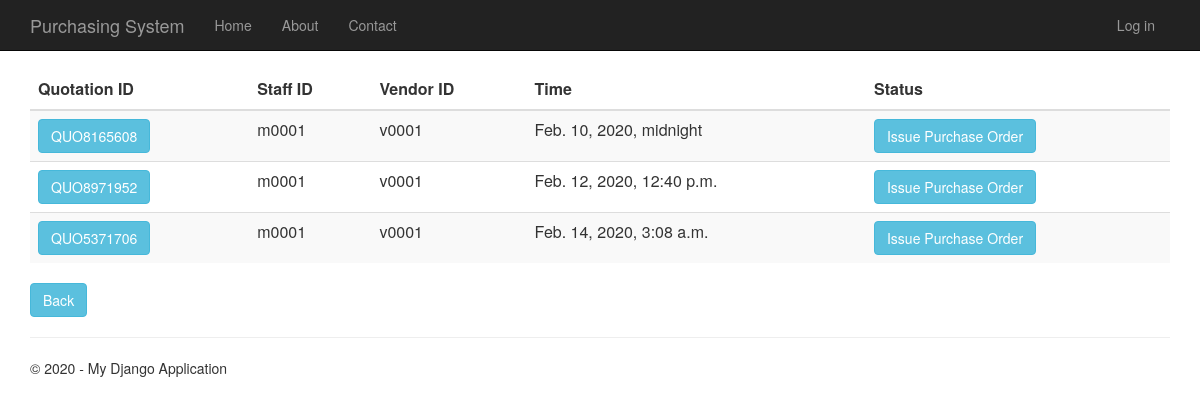
The app's page /quotationhistory, older data.
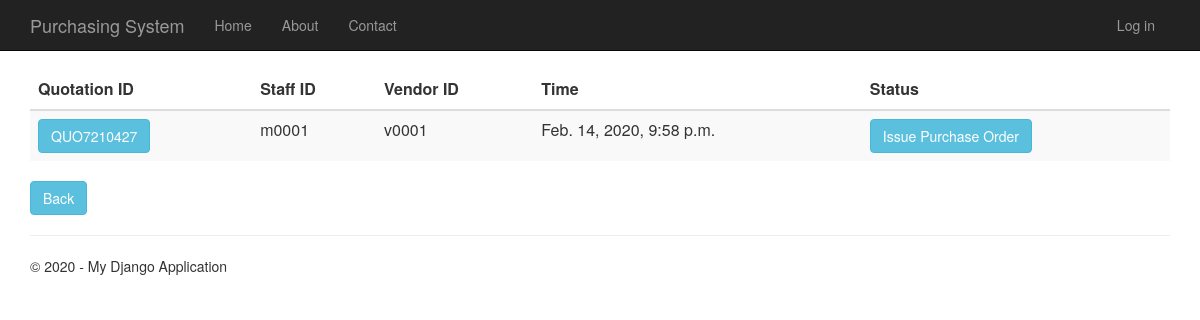
The same page, newer data.
### Quotation/models.py (models this page shows, shortened)
class Quotation(models.Model):
    quotation_id = models.CharField(primary_key=True, max_length=10)
    time_created = models.DateTimeField()
    description = models.TextField(null=True,default=None, blank=True)
    total_price = models.DecimalField(max_digits=10, decimal_places=2, default=Decimal('0.00'))
    person_id = models.ForeignKey(Person, on_delete = models.CASCADE)
    vendor_id = models.ForeignKey(Vendor, on_delete = models.CASCADE)
    request_for_quotation_id = models.OneToOneField(RequestForQuotation, on_delete = models.CASCADE)

### app/models.py (models this page shows, shortened)
class Person(models.Model):
    user_id = models.OneToOneField(User)
    person_id = models.CharField(primary_key=True, max_length=10)
    person_name = models.TextField()
    person_address = models.TextField()
    person_phone_number = models.TextField()
    person_role = models.TextField(default = 'EMPLOYEE')

class Vendor(models.Model):
    vendor_id = models.CharField(primary_key=True, max_length=10)
    vendor_name = models.TextField()
    vendor_phone_number = models.TextField()
    vendor_address = models.TextField()
    vendor_email = models.TextField()
    def __str__(self):
        return str(self.vendor_id)

### Quotation/views.py (the view)
# urls.py: url(r'^quotationhistory', Quotation.views.quotationhistory, name="quotation_history"),
def quotationhistory(request):
    quotations = Quotation.objects.all()
    context = {
            'title':'Quotation History',
            'rows':quotations,
            'year':'2019/2020'
        }
    return render(request,'Quotation/quotationhistory.html',context)

### Quotation/templates/Quotation/quotationhistory.html
﻿{% extends "app/layout.html" %}
{% block content %}
<div class="purchaseorderhistory margintop" action="menu">
    <form action="quotationhistorydetails" method="GET">
        <table class="table table-striped margintop">
            <thead>
                <tr>
                    <th scope="col">Quotation ID</th>
                    <th scope="col">Staff ID</th>
                    <th scope="col">Vendor ID</th>
                    <th scope="col">Time</th>
                    <th scope="col">Status</th>
                </tr>
            </thead>
            <tbody>
                {% for r in rows %}
                <tr>
                    <td><button type="submit" name="quo_id" value="{{r.quotation_id}}" class="btn btn-info">{{r.quotation_id}}</button></td>
                    <td>{{r.person_id.person_id}}</td>
                    <td>{{r.vendor_id}}</td>
                    <td>{{r.time_created}}</td>
                    <td><button type="submit" class="btn btn-info buttonsize1">Issue Purchase Order</button></td>
                </tr>
                {% endfor %}
            </tbody>
        </table>
        <div class="margintop">
            <a type="submit" class="btn btn-info" href="/menu">Back</a>
        </div>
    </form>
</div>
{% endblock %}

Row changes from the older to the newer data that the page shows:
removed Quotation: quotation_id "QUO8165608", person_id.person_id "m0001", vendor_id "v0001", time_created "Feb. 10, 2020, midnight"
removed Quotation: quotation_id "QUO8971952", person_id.person_id "m0001", vendor_id "v0001", time_created "Feb. 12, 2020, 12:40 p.m."
removed Quotation: quotation_id "QUO5371706", person_id.person_id "m0001", vendor_id "v0001", time_created "Feb. 14, 2020, 3:08 a.m."
added Quotation: quotation_id "QUO7210427", person_id.person_id "m0001", vendor_id "v0001", time_created "Feb. 14, 2020, 9:58 p.m."
